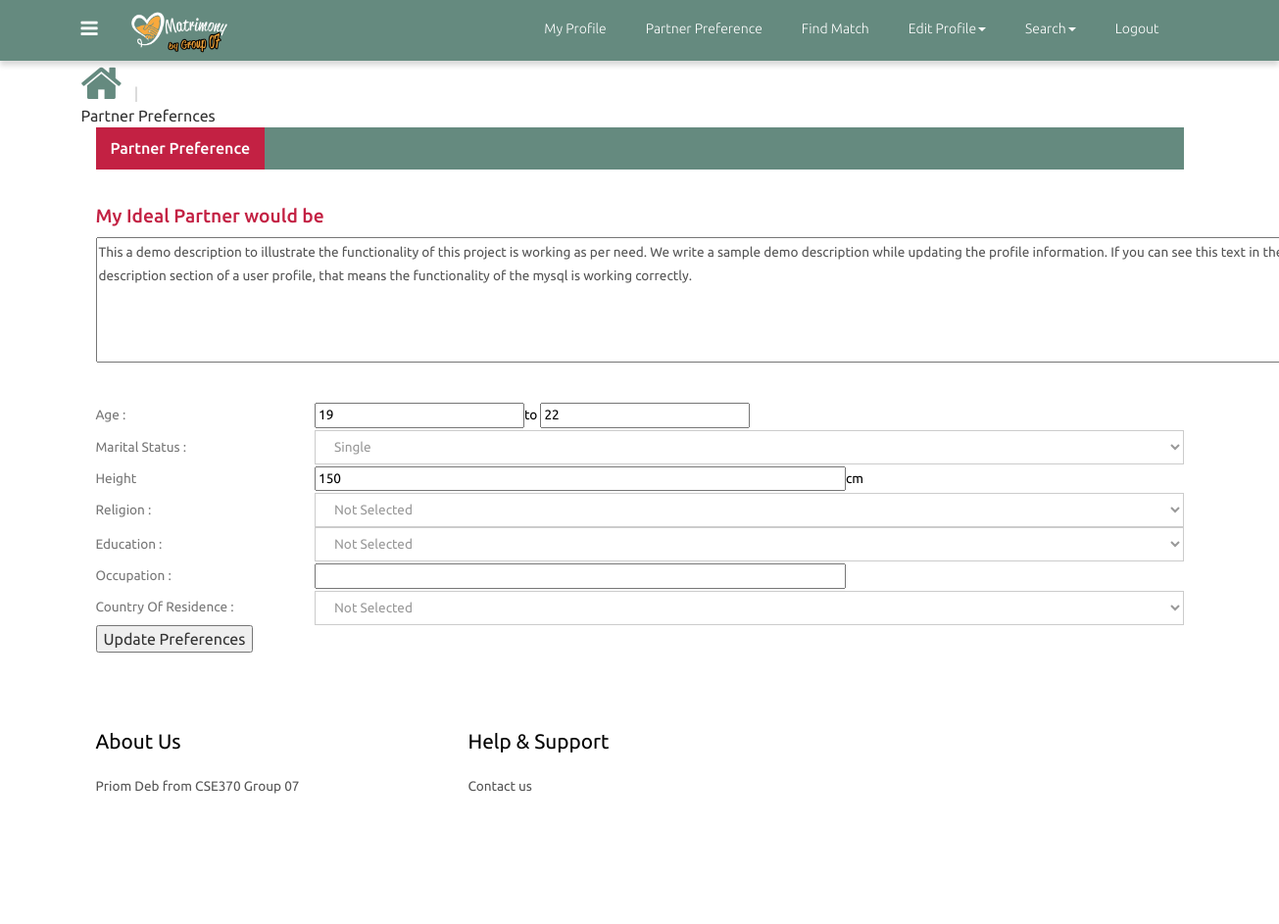
Screenshot of /update_partner_preferences.php (signed in) with the database file from the repository.
### tables this page shows
CREATE TABLE `partner_preferences` (
  `id` int(10) NOT NULL,
  `userid` int(10) NOT NULL,
  `age_min` varchar(3) NOT NULL,
  `age_max` int(3) NOT NULL,
  `marital_status` varchar(20) NOT NULL,
  `height` int(3) NOT NULL,
  `religion` varchar(15) NOT NULL,
  `education` varchar(30) NOT NULL,
  `occupation` varchar(30) NOT NULL,
  `country` varchar(30) NOT NULL,
  `description` text NOT NULL
);

### update_partner_preferences.php (the view, shortened to what this page needs)
<?php
include_once("core_methods.php");
$id=$_SESSION['id'];
?>
<?php
		$sql="SELECT * FROM partner_preferences WHERE userid = $id";
		$result=mysqli_query($connect, $sql);
		if($result){
			$row=mysqli_fetch_assoc($result);
			$age_min=$row['age_min'];
			$age_max=$row['age_max'];
			$marital_status=$row['marital_status'];
			$height=$row['height'];
			$occupation=$row['occupation'];
			$description=$row['description'];
		}
		else{
			echo mysqli_error($connect);
		}
?>
<!DOCTYPE HTML>
<html>
<head>
<link href="css/bootstrap-3.1.1.min.css" rel='stylesheet' type='text/css' />
<link href="css/style.css" rel='stylesheet' type='text/css' />
<link href="css/font-awesome.css" rel="stylesheet">
</head>
<body>
 <?php
 include("includes/user_nav_bar.php");
 ?>
<div class="grid_3">
  <div class="container">
   <div class="breadcrumb1">
     <ul>
        <a href="index.php"><i class="fa fa-home home_1"></i></a>
        <span class="divider">&nbsp;|&nbsp;</span>
        <li class="current-page">Partner Prefernces</li>
     </ul>
   </div>
   <div class="profile">
   	 <div class="col-md-12 profile_left">
		<div class="col_4">
		    <div class="bs-example bs-example-tabs" role="tabpanel" data-example-id="togglable-tabs">
			   <ul id="myTab" class="nav nav-tabs nav-tabs1" role="tablist">
				  <li role="presentation" class="active"><a href="#home" id="home-tab" role="tab" data-toggle="tab" aria-controls="home" aria-expanded="true">Partner Preference</a></li>
			   </ul>
			   <form action="" method="post" name="partner">
			   <div id="myTabContent" class="tab-content">
				  <div role="tabpanel" class="tab-pane fade in active" id="home" aria-labelledby="home-tab">
                  <div class="tab_box">
				    	<h1>My Ideal Partner would be</h1>
				    	<p><textarea name="description" rows="5" cols="150"><?php echo $description;?></textarea></p>
				    </div>
				    <div class="basic_1-left">
				    	  <table class="table_working_hours">
				        	<tbody>
				        		<tr class="opened">
									<td class="day_label">Age   :</td>
									<td class="day_value">
									<input type="text" name="age_min" value="<?php echo $age_min; ?>">to <input type="text" name ="age_max" value="<?php echo $age_max; ?>">
									</td>
								</tr>
				        		<tr class="opened">
									<td class="day_label">Marital Status :</td>
									<td class="day_value">
										<div class="select-block1">
										<select name="marital_status">
						                    <option value="<?php if($marital_status="Single"){echo "Single";} elseif ($marital_status="Married") {echo "Married";} else{echo "Divorced";}?>"><?php echo $marital_status;?></option>
						                </select>
						                </div>
									</td>
								</tr>
								<tr class="opened">
									<td class="day_label">Height</td>
									<td class="day_value closed"><input type="text"  id="edit-name" name="height" value="<?php echo $height;?>" size="60" maxlength="60" class="form-text">cm</td>
								</tr>
								<tr class="opened">
									<td class="day_label">Religion :</td>
									<td class="day_value closed"><span>
									<div class="select-block1">
					                    <select name="religion">
                                        <option value="Not Selected">Not Selected</option>
					                    </select>
	                 				</div></span>
	                  			</td>
								</tr>
								<tr class="opened">
									<td class="day_label">Education :</td>
									<td class="day_value closed"><div class="select-block1">
						                <select name="education">
						                <option value="Not Selected">Not Selected</option>
						                </select>
								    </div>
								    </td>
								</tr>
								<tr class="opened">
									<td class="day_label">Occupation :</td>
									<td class="day_value closed"> <input type="text" id="edit-name" name="occupation" value="" size="60" maxlength="60" value="<?php echo $occupation;?>" class="form-text"></td>
								</tr>
								<tr class="opened">
									<td class="day_label">Country of Residence :</td>
									<td class="day_value closed">
										<div class="select-block1">
						                    <select name="country">
                                            <option value="Not Selected">Not Selected</option>
						                    </select>
						                 </div>
						            </td>
								</tr>
							 </tbody>
				          </table>
				        </div>
				  </div>
				 <input type="submit" value="Update Preferences">
		     </div>
		     </form>
		  </div>
	   </div>
   	 </div>
       <div class="clearfix"> </div>
    </div>
  </div>
</div>
<?php
include("footer.php");
?>
<link rel="stylesheet" href="css/flexslider.css" type="text/css" media="screen" />
</body>
</html>

### css/style.css (style rules this page uses)
h4, h5, h6, h1, h2, h3 { margin-top: 0; }
ul, ol { margin: 0; }
p { margin: 0; }
html, body { font-family: 'Ubuntu', sans-serif; font-size: 100%; background:#fff; }
body a { transition:0.5s all; -webkit-transition:0.5s all; -moz-transition:0.5s all; -o-transition:0.5s all; -ms-transition:0.5s all; }
i.home_1 { color:#658a7f; font-size:45px; }
span.divider { padding: 0 5px; color: #ccc; }
table.table_working_hours { width: 100%; }
.table_working_hours tr { border: 0; }
td.day_label { color: #777; padding:5px 0; }
.table_working_hours tr { color: #000; font-size: 0.85em; text-transform: capitalize; }
.nav-tabs1 { display: inline-block; border-bottom: none; font-weight: 500; background-color:#658a7f; width: 100%; padding: 0; margin-bottom: 2em; }
.nav-tabs1>li.active>a, .nav-tabs1>li.active>a:focus, .nav-tabs1>li.active>a:hover { color: #fff; background-color:#c32143; border:none; }
.nav-tabs1>li { margin-bottom:0; }
a#profile-tab, a#home-tab, a#profile-tab1 { color: #fff; }
.tab_box { margin-bottom: 2em; }
.tab_box h1 { color:#c32143; font-size:1.2em; }
.tab_box p { color:#555; font-size:0.85em; line-height:1.8em; }
.basic_1-left { padding-left:0; }
.select-block1 select, .input-group1 input[type="text"] { box-shadow: none; border: 1px solid #ccc; border-radius: 0; outline: 0; background: #ffffff; height: 35px; line-height: 25px; padding: 5px 15px; width: 100%; color:#999; }
ul { padding: 0; list-style: none; }

### css/navstyle.css (style rules this page uses)
.nav-tabs > li > a, .nav-tabs > li > a:hover, .nav-tabs > li > a:focus, .nav-tabs > li.active > a, .nav-tabs > li.active > a:hover, .nav-tabs > li.active > a:focus { border: none; border-radius: 0; }

### rows the page displays
partner_preferences: description "This a demo description to illustrate the functionality of this project is working as per need. We write a sample demo description while updating the profile information. If you can see this text in the description section of a user profile, that means the functionality of the mysql is working correctly.", age_min "19", age_max "22", height "150"

### other values shown
form field marital_status "Single"
